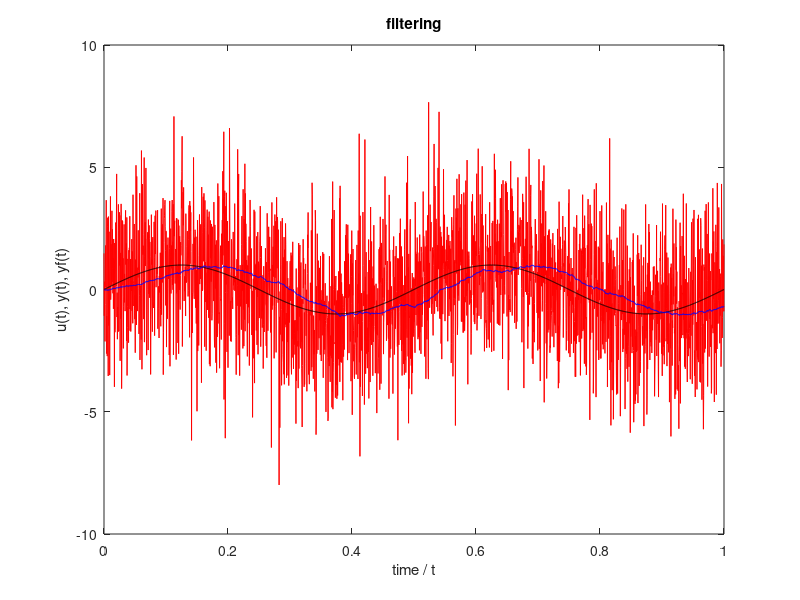

Here is the MATLAB script that generated this plot:
clear all;
load('filtering.mat');              % load data

M = 250;
b = ones(1, M);
a = 1;
yf = filter(b, a, y);               % apply filter
yf = yf - mean(yf);                 % remove offset
yf = yf / max(yf);                  % normalise

figure(1);
plot(t, y, 'r', t, u, 'k', t, yf, 'b');
xlabel('time / t'); ylabel('u(t), y(t), yf(t)');
title('filtering');
